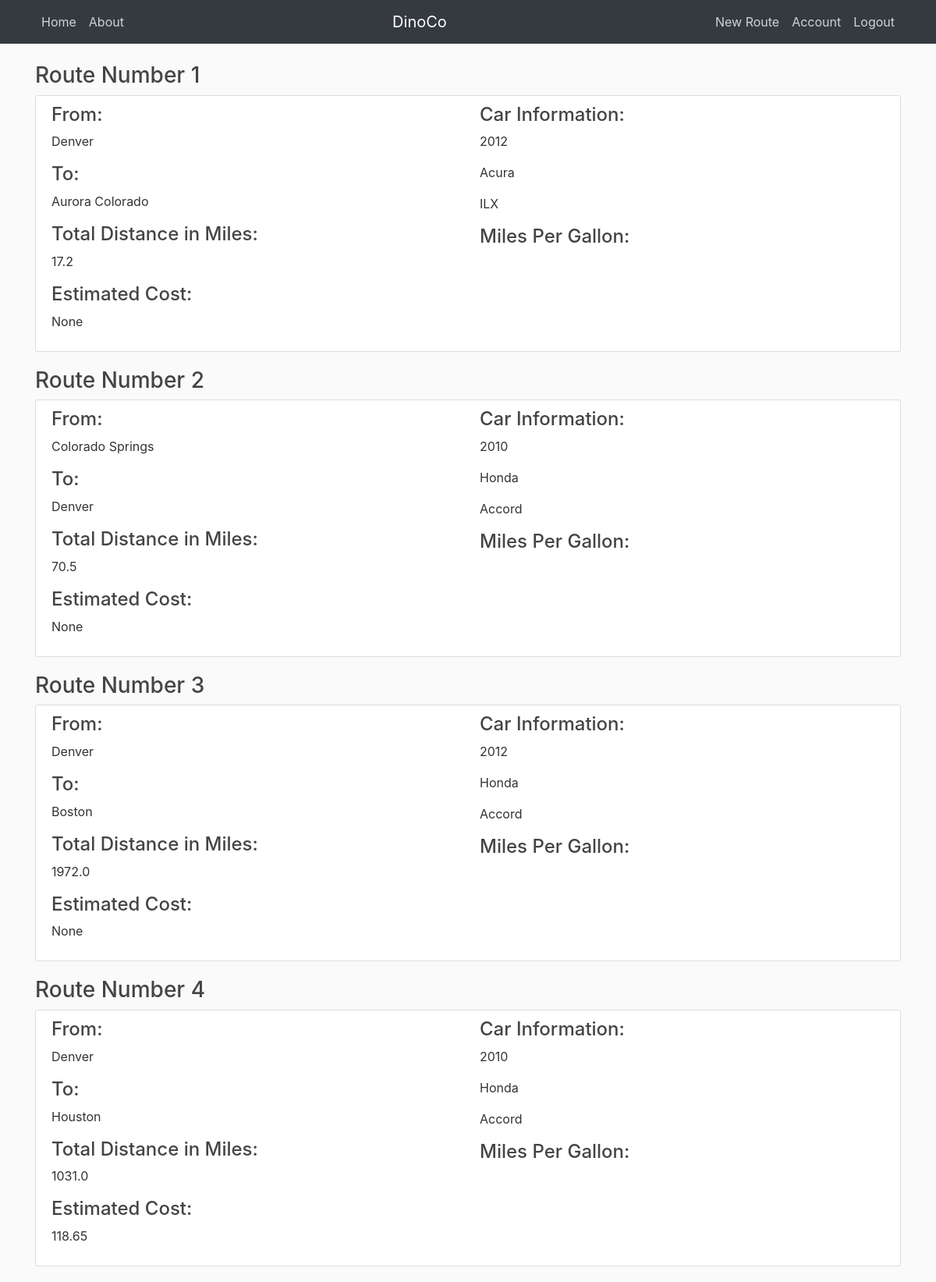
The app's page /home (signed in) with its own data.
### travelapp/models.py (models this page shows, shortened)
class Routes(db.Model):
    id = db.Column(db.Integer, primary_key=True)
    start = db.Column(db.String(120), nullable=False)
    end = db.Column(db.String(120), nullable=False)
    make = db.Column(db.String(20), nullable=False)
    model = db.Column(db.String(20), nullable=False)
    year = db.Column(db.Integer, nullable=False)
    dist = db.Column(db.Float)
    cost = db.Column(db.Float)

### travelapp/routes.py (the view)
@app.route("/")
@app.route("/home")
def home():
    posts = Routes.query.all()
    return render_template('home.html', posts=posts)

### travelapp/models.py (called while the page is built)
@login_manager.user_loader
def load_user(user_id):
    return User.query.get(int(user_id))

### travelapp/templates/home.html (shortened to what this page needs)
{% extends "layout.html" %}
{% block content %}
{% for item in posts %}
<h3>
  Route Number {{item.id}}</h3>
  <article class="media content-section">
    <div class="media-body">
      <div class="row">
        <div class="col-md-6">
          <h4>From:</h4>
          <p class="article-content">{{ item.start }}</p>
          <h4>To:</h4>
          <p class="article-content">{{ item.end }}</p>
          <h4>Total Distance in Miles:</h4>
          <p class="article-content">{{ item.dist }}</p>
          <h4>Estimated Cost:</h4>
          <p class="article-content">{{ item.cost }}</p>
        </div>
        <div class="col-md-6">
          <h4>Car Information:</h4>
          <p class="article-content">{{ item.year }}</p>
          <p class="article-content">{{ item.make }}</p>
          <p class="article-content">{{ item.model }}</p>
          <h4>Miles Per Gallon:</h4>
        </div>
      </div>
    </div>
  </article>
  {% endfor %}
  {% endblock content %}

### travelapp/static/main.css (style rules this page uses)
body { background: #fafafa; color: #333333; margin-top: 5rem; }
h1, h2, h3, h4, h5, h6 { color: #444444; }
.content-section { background: #ffffff; padding: 10px 20px; border: 1px solid #dddddd; border-radius: 3px; margin-bottom: 20px; }
.article-content { white-space: pre-line; }

### records on screen
Routes: id "1", start "Denver", end "Aurora Colorado", dist "17.2", cost "None", year "2012", make "Acura", model "ILX"
Routes: id "2", start "Colorado Springs", end "Denver", dist "70.5", cost "None", year "2010", make "Honda", model "Accord"
Routes: id "3", start "Denver", end "Boston", dist "1972.0", cost "None", year "2012", make "Honda", model "Accord"
Routes: id "4", start "Denver", end "Houston", dist "1031.0", cost "118.65", year "2010", make "Honda", model "Accord"
